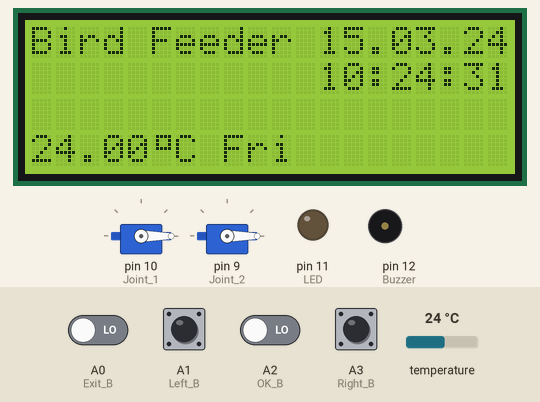
The sketch below on a simulated Arduino Nano, built with avr-gcc and run on an emulated ATmega328P. On the bench: 20×4 character LCD, 2 × servo, output pins drawn as LEDs (lit = HIGH), buzzer (waves = sounding, pin HIGH). The inputs (shaded band) are chosen by the test bench; at power-on: A0 (Exit_B), A1 (Left_B), A2 (OK_B), A3 (Right_B) LOW, temperature 24 °C. The local clock reads 2024-03-15 10:24:30 at power-on unless the sketch sets it.

Above: at 1.2 s.
1.3 s: A1 (Left_B) pulled HIGH for 0.15 s
At 2.5 s:
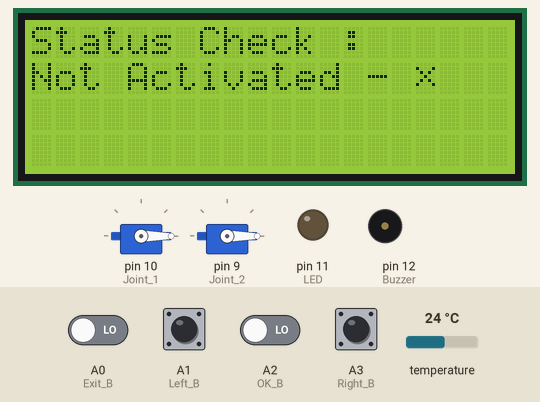
2.9 s: A0 (Exit_B) driven HIGH
At 4.21 s:
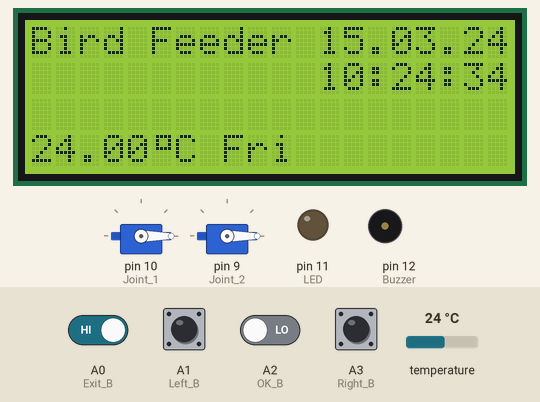
4.4 s: temperature set to 12 °C
At 5.7 s:
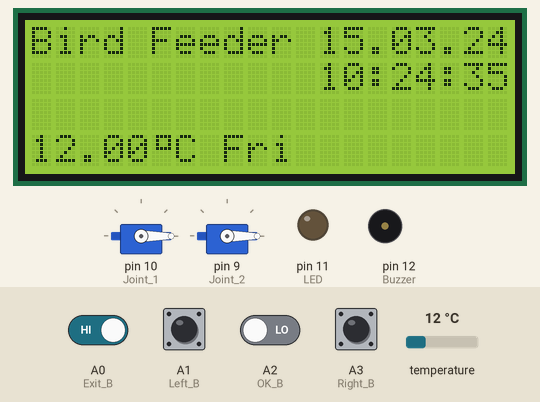
6.5 s: temperature set to 19 °C
At 7.6 s:
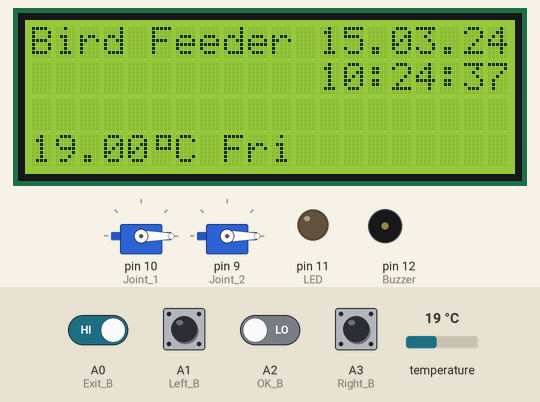
8.5 s: temperature set to 28 °C
At 9.8 s:
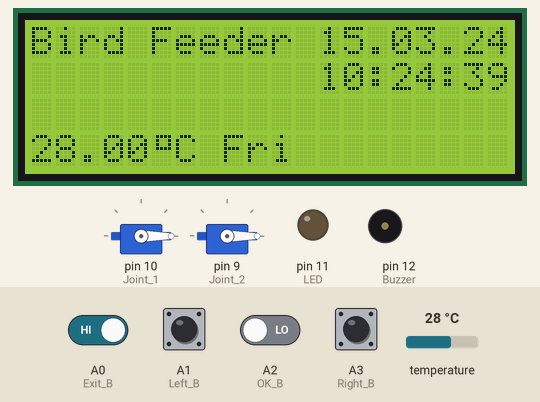
10.5 s: A1 (Left_B) driven HIGH and A2 (OK_B) driven HIGH
At 10.67 s:
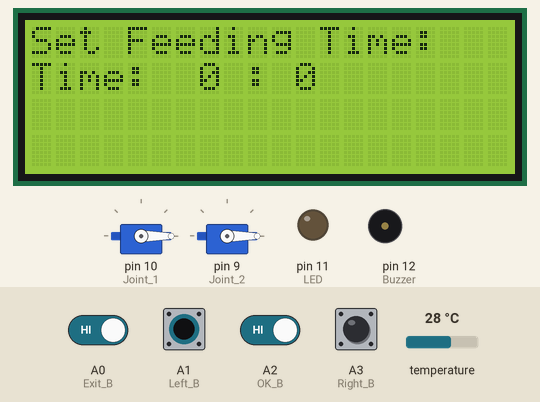
Timing chart, 0 to 13.5 s (numbered marks = the images above; inputs shaded):
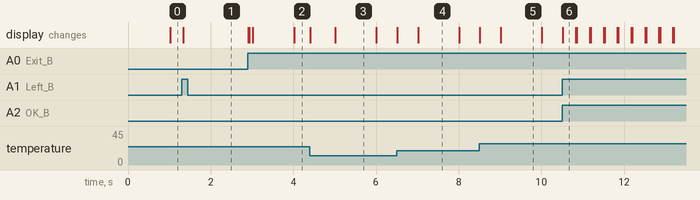

The sketch:

RTC_Bird_Feeder_v_2.ino
```cpp
         /////////////////////////////////////////////
        //         RTC Bird Feeder v2.0            //
       //        for Poultry Conditioning         //
      //             ---------------             //
     //              (Arduino Nano)             //
    //             by Kutluhan Aktar           //
   //                                         //
  /////////////////////////////////////////////

// Feed the poultry in quotidian routine to condition them to improve egg production and hatching process.
//
// For more information:
// https://www.theamplituhedron.com/projects/RTC-Bird-Feeder-v2-for-Poultry-Conditioning
//
//
// Connections
// Arduino Nano :
//                                20x4 LCD Screen
// D7 --------------------------- rs
// D6 --------------------------- en
// D5 --------------------------- D4
// D4 --------------------------- D5
// D3 --------------------------- D6
// D2 --------------------------- D7
//                                Servo SG-90 (Joint_1)
// D10 --------------------------
//                                Servo SG-90 (Joint_2)
// D9  --------------------------
//                                DS3231 RTC Module
// SDA(or A4) ------------------- SDA
// SCL(or A5) ------------------- SCL
//                                Buzzer
// D12 -------------------------- +
//                                5mm Green LED
// D11 --------------------------
//                                Right Button
// A3 ---------------------------
//                                OK Button
// A2 ---------------------------
//                                Left Button
// A1 ---------------------------
//                                Exit Button
// A0 ---------------------------


// Include the required libraries.
#include <DS3231.h>
#include <LiquidCrystal.h>
#include <Servo.h>

// Define SDA (A4) and SCL (A5) pins.
DS3231  rtc(SDA, SCL);

// Define the LCD screen pins(rs, en , D4, D5, D6, D7).
LiquidCrystal lcd(7,6,5,4,3,2);

// Define the servo motors.
Servo Joint_1;
Servo Joint_2;

// Create LCD characters:
byte clocK[8] = {
0b01010,
0b01010,
0b11011,
0b10001,
0b10101,
0b10101,
0b10001,
0b11111,
};

byte X[8] = {
0b00000,
0b10001,
0b01010,
0b00100,
0b01010,
0b10001,
0b00000,
0b00000,
};

byte smile[8] = {
0b00000,
0b01010,
0b00000,
0b00100,
0b10001,
0b10001,
0b10001,
0b11111,
};

byte celsius[8] = {
0b01111,
0b01001,
0b01001,
0b01111,
0b00000,
0b00000,
0b00000,
0b00000,
};

// Define button pins.
#define Right_B A3
#define OK_B A2
#define Left_B A1
#define Exit_B A0

int Right, OK, Left, Exit;

// Define Buzzer and LED pins.
#define Buzzer 12
#define LED 11

// Define menu options and variables to adjust the feeding time.
volatile boolean Set_Feed_Time, Get_Remaining_Time, Status_Check;
volatile boolean Activated = false;
int feed_Hour, feed_Min;

// Define a time variable to get data from the DS3231 accurately.
Time t;

void setup(){
  // Initiate the screen.
  lcd.begin(20, 4);

  // Initiate the RTC module.
  rtc.begin();

  // Attach servo motors to PWM pins.
  Joint_1.attach(10);
  Joint_2.attach(9);

  Joint_1.write(0);
  Joint_2.write(0);

  pinMode(Right_B, INPUT);
  pinMode(OK_B, INPUT);
  pinMode(Left_B, INPUT);
  pinMode(Exit_B, INPUT);
  pinMode(Buzzer, OUTPUT);
  pinMode(LED, OUTPUT);
}

void loop(){
  // Create LCD characters.
  lcd.createChar(1, clocK);
  lcd.createChar(2, X);
  lcd.createChar(3, smile);
  lcd.createChar(4, celsius);

  readButtons();

  get_time_rtc();

  home_screen();

  set_feeding_time(); // OK Button on the home screen.

  get_remaining_time(); // Left Button on the home screen.

  status_check(); // Right Button on the home screen.

  Feeding_Timer();

}

void readButtons(){
  Right = digitalRead(Left_B);
  OK = digitalRead(OK_B);
  Left = digitalRead(Right_B);
  Exit = digitalRead(Exit_B);
}

void get_time_rtc(){
  //  Uncomment the following lines to set the date and time manually.
  /*
  rtc.setDOW(THURSDAY);     // Set Day-of-Week to Thursday
  rtc.setTime(12, 00, 00);     // Set the time to 12:00:00 (24hr format)
  rtc.setDate(1, 10, 2020);   // Set the date to October 1st, 2020
  */
  // Get the current hour and minute from DS3231. // t.hour; and t.min;
  t = rtc.getTime();
}

void home_screen(){
  lcd.setCursor(0, 0);
  lcd.print("Bird Feeder");
  // Print Date
  lcd.setCursor(12, 0);
  lcd.print(rtc.getDateStr(FORMAT_SHORT));
  // Print Time
  lcd.setCursor(12, 1);
  lcd.print(rtc.getTimeStr());
  // Write Temperature
  lcd.setCursor(0, 3);
  lcd.print(rtc.getTemp());
  lcd.write(4);
  lcd.print("C");
    // Write Dow
  lcd.setCursor(8, 3);
  lcd.print(rtc.getDOWStr(FORMAT_SHORT));
}

void set_feeding_time(){
  if(OK == HIGH){
    Set_Feed_Time = true;
    Activated = true;
    lcd.clear();
    // If selected, turn the home screen to the feeding time setting screen.
    while(Set_Feed_Time == true){
      // Adjust the feeding time by either increasing or decreasing variables - feed_Hour and feed_Min.
      readButtons();
      lcd.setCursor(0, 0);
      lcd.print("Set Feeding Time:");
      lcd.setCursor(0, 1);
      lcd.print("Time:  ");
      lcd.print(feed_Hour);
      lcd.print(" : ");
      lcd.print(feed_Min);
      // Change feed_Hour and feed_Min by pressing Right (min+) or Left (hr+) buttons.
      if(Right == HIGH){
        feed_Min++;
        delay(300);
          if(feed_Min > 59){
            // Adjust the minute between 0 and 59.
            feed_Min = 0;
            lcd.clear();
          }
      }
      if(Left == HIGH){
        feed_Hour++;
        delay(300);
        if(feed_Hour > 23){
          // Adjust the hour between 0 and 23 in 24hr format.
          feed_Hour = 0;
          lcd.clear();
        }
      }
      // If the Exit button is pressed, return to the home screen.
      if(Exit == HIGH){
        Set_Feed_Time = false;
        lcd.clear();
      }
    }
  }
}


void get_remaining_time(){
  if(Left == HIGH){
    Get_Remaining_Time = true;
    lcd.clear();
    // If selected, turn the home screen to the remaining time screen.
    while(Get_Remaining_Time == true){
      readButtons();
      // Get the remaining time until the given feeding time.
      lcd.setCursor(0, 0);
      lcd.print("Remaining Time to ");
      lcd.write(1);
      lcd.setCursor(0, 1);
      if(Activated == false){
        lcd.print("Not Activated - ");
        lcd.write(2);
      }else if(Activated == true){
        if(t.hour > feed_Hour){
          lcd.print(24 - (t.hour - feed_Hour));
        }else if(t.hour < feed_Hour){
          lcd.print(abs(t.hour - feed_Hour));
        }else if(t.hour == feed_Hour){
          if(t.min <= feed_Min) lcd.print("0");
          if(t.min > feed_Min) lcd.print("23");
        }
        lcd.print(" hours ");
        if(t.min > feed_Min){
          lcd.print(60 - (t.min - feed_Min));
        }else if(t.min <= feed_Min){
          lcd.print(abs(t.min - feed_Min));
        }
        lcd.print(" minutes ");
      }
      // If the Exit button is pressed, return to the home screen.
      if(Exit == HIGH){
         Get_Remaining_Time = false;
         lcd.clear();
      }
    }
  }
}

void status_check(){
  if(Right == HIGH){
   Status_Check = true;
   lcd.clear();
   // If selected, turn the home screen to the status check screen.
   while(Status_Check == true){
     readButtons();
     // Check whether the feeding mechanism is activated or not.
     lcd.setCursor(0, 0);
     lcd.print("Status Check :");
     lcd.setCursor(0, 1);
     if(Activated == false){
       lcd.print("Not Activated - ");
       lcd.write(2);
       }else if(Activated == true){
         lcd.print("Running - ");
         lcd.write(3);
         digitalWrite(LED, HIGH);
       }
     // If the Exit button is pressed, turn to the home screen.
     if(Exit == HIGH){
       Status_Check = false;
       digitalWrite(LED, LOW);
       lcd.clear();
     }
    }
  }
}

void Feeding_Timer(){
  // Check whether the feeding time is set or not.
  if(Activated == true){
    if(t.hour == feed_Hour && t.min == feed_Min){
      // Activate the feeding mechanism and warnings:
      digitalWrite(LED, HIGH);
      tone(Buzzer, 500);
      Joint_2.write(180);
      lcd.clear();
      lcd.setCursor(0, 1);
      lcd.print("Feeding Time!!!");
      delay(10 * 1000);
      // Wait 10 seconds to turn off the feeding mechanism and warnings...
      digitalWrite(LED, LOW);
      noTone(Buzzer);
      Joint_2.write(0);
      lcd.clear();
    }
  }
}
```

Measured:
- after the input at 1.3 s, the display: changes at once (image 1)
- after the input at 2.9 s, the display: first changes at once (image 2 shows a later state)
- after the input at 10.5 s, the display: changes at once (image 6)
- what the display in image 5 shows lasts 1.0 s, from 9.0 s to 10.0 s
